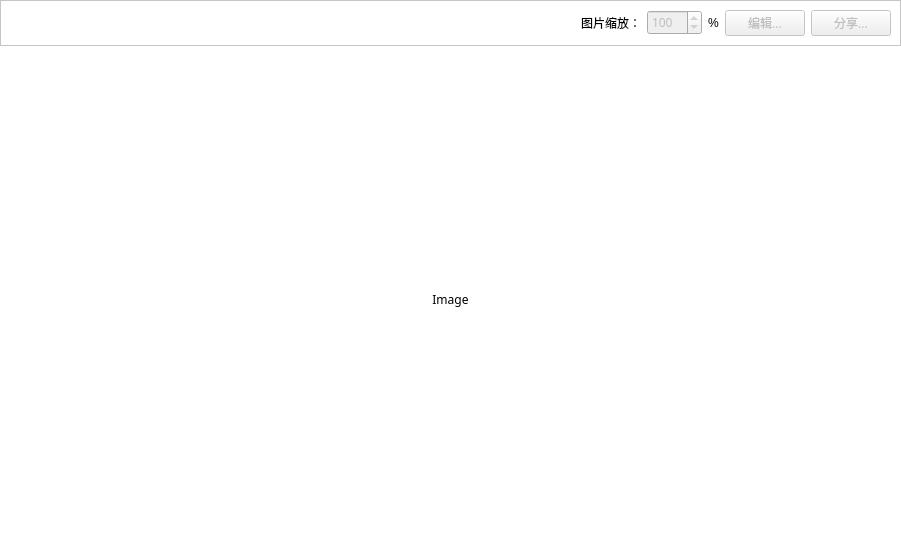
<?xml version="1.0" encoding="UTF-8"?>
<ui version="4.0">
 <class>Form</class>
 <widget class="QWidget" name="Form">
  <property name="geometry">
   <rect>
    <x>0</x>
    <y>0</y>
    <width>901</width>
    <height>553</height>
   </rect>
  </property>
  <property name="font">
   <font>
    <family>微软雅黑</family>
   </font>
  </property>
  <property name="windowTitle">
   <string>图片查看器</string>
  </property>
  <layout class="QGridLayout" name="gridLayout_6">
   <property name="leftMargin">
    <number>0</number>
   </property>
   <property name="topMargin">
    <number>0</number>
   </property>
   <property name="rightMargin">
    <number>0</number>
   </property>
   <property name="bottomMargin">
    <number>0</number>
   </property>
   <property name="spacing">
    <number>0</number>
   </property>
   <item row="1" column="0">
    <widget class="QScrollArea" name="scrollArea">
     <property name="frameShape">
      <enum>QFrame::NoFrame</enum>
     </property>
     <property name="widgetResizable">
      <bool>true</bool>
     </property>
     <widget class="QWidget" name="scrollAreaWidgetContents">
      <property name="geometry">
       <rect>
        <x>0</x>
        <y>0</y>
        <width>901</width>
        <height>507</height>
       </rect>
      </property>
      <property name="palette">
       <palette>
        <active>
         <colorrole role="Base">
          <brush brushstyle="SolidPattern">
           <color alpha="255">
            <red>255</red>
            <green>255</green>
            <blue>255</blue>
           </color>
          </brush>
         </colorrole>
         <colorrole role="Window">
          <brush brushstyle="SolidPattern">
           <color alpha="255">
            <red>255</red>
            <green>255</green>
            <blue>255</blue>
           </color>
          </brush>
         </colorrole>
        </active>
        <inactive>
         <colorrole role="Base">
          <brush brushstyle="SolidPattern">
           <color alpha="255">
            <red>255</red>
            <green>255</green>
            <blue>255</blue>
           </color>
          </brush>
         </colorrole>
         <colorrole role="Window">
          <brush brushstyle="SolidPattern">
           <color alpha="255">
            <red>255</red>
            <green>255</green>
            <blue>255</blue>
           </color>
          </brush>
         </colorrole>
        </inactive>
        <disabled>
         <colorrole role="Base">
          <brush brushstyle="SolidPattern">
           <color alpha="255">
            <red>255</red>
            <green>255</green>
            <blue>255</blue>
           </color>
          </brush>
         </colorrole>
         <colorrole role="Window">
          <brush brushstyle="SolidPattern">
           <color alpha="255">
            <red>255</red>
            <green>255</green>
            <blue>255</blue>
           </color>
          </brush>
         </colorrole>
        </disabled>
       </palette>
      </property>
      <layout class="QGridLayout" name="gridLayout">
       <property name="leftMargin">
        <number>0</number>
       </property>
       <property name="topMargin">
        <number>0</number>
       </property>
       <property name="rightMargin">
        <number>0</number>
       </property>
       <property name="bottomMargin">
        <number>0</number>
       </property>
       <item row="0" column="0">
        <widget class="QLabel" name="label">
         <property name="text">
          <string>Image</string>
         </property>
         <property name="alignment">
          <set>Qt::AlignCenter</set>
         </property>
        </widget>
       </item>
      </layout>
     </widget>
    </widget>
   </item>
   <item row="0" column="0">
    <widget class="QFrame" name="frame">
     <property name="styleSheet">
      <string notr="true">QFrame{
	font-family: &quot;微软雅黑&quot;;
	background-color: rgb(255, 255, 255);
}</string>
     </property>
     <property name="frameShape">
      <enum>QFrame::StyledPanel</enum>
     </property>
     <property name="frameShadow">
      <enum>QFrame::Raised</enum>
     </property>
     <layout class="QGridLayout" name="gridLayout_2" columnstretch="1,0,0">
      <item row="0" column="2">
       <layout class="QHBoxLayout" name="horizontalLayout_2">
        <item>
         <widget class="QPushButton" name="pushButton_2">
          <property name="enabled">
           <bool>false</bool>
          </property>
          <property name="font">
           <font>
            <family>微软雅黑</family>
           </font>
          </property>
          <property name="text">
           <string>编辑...</string>
          </property>
         </widget>
        </item>
        <item>
         <widget class="QPushButton" name="pushButton_4">
          <property name="enabled">
           <bool>false</bool>
          </property>
          <property name="font">
           <font>
            <family>微软雅黑</family>
           </font>
          </property>
          <property name="text">
           <string>分享...</string>
          </property>
         </widget>
        </item>
       </layout>
      </item>
      <item row="0" column="1">
       <layout class="QHBoxLayout" name="horizontalLayout">
        <item>
         <widget class="QLabel" name="label_2">
          <property name="text">
           <string>图片缩放：</string>
          </property>
         </widget>
        </item>
        <item>
         <widget class="QSpinBox" name="spinBox">
          <property name="enabled">
           <bool>false</bool>
          </property>
          <property name="font">
           <font>
            <family>微软雅黑</family>
           </font>
          </property>
          <property name="minimum">
           <number>10</number>
          </property>
          <property name="maximum">
           <number>1000</number>
          </property>
          <property name="value">
           <number>100</number>
          </property>
         </widget>
        </item>
        <item>
         <widget class="QLabel" name="label_3">
          <property name="text">
           <string>%</string>
          </property>
         </widget>
        </item>
       </layout>
      </item>
      <item row="0" column="0">
       <spacer name="horizontalSpacer_4">
        <property name="orientation">
         <enum>Qt::Horizontal</enum>
        </property>
        <property name="sizeHint" stdset="0">
         <size>
          <width>40</width>
          <height>20</height>
         </size>
        </property>
       </spacer>
      </item>
     </layout>
    </widget>
   </item>
  </layout>
 </widget>
 <resources/>
 <connections/>
</ui>
